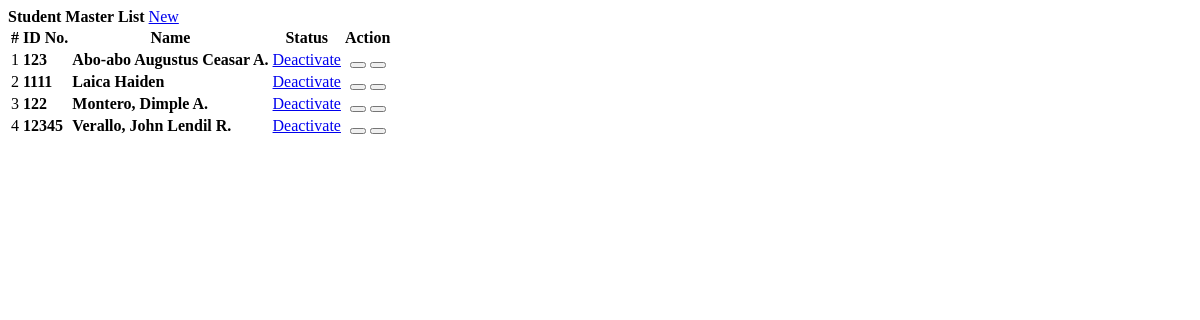
Page /students.php on the committed database.
### tables this page shows
CREATE TABLE `student` (
  `id` int(30) NOT NULL,
  `id_no` varchar(100) NOT NULL,
  `name` text NOT NULL,
  `date_created` datetime NOT NULL DEFAULT current_timestamp(),
  `status` tinyint(1) NOT NULL
);

### students.php (the view, shortened to what this page needs)
<?php include('db_connect.php');?>
<div class="container-fluid">
	<div class="col-lg-12">
		<div class="row">
			<div class="col-md-12">
				<div class="card">
					<div class="card-header">
						<b>Student Master List</b>
						<span class="float:right"><a class="btn btn-primary btn-block btn-sm col-sm-2 float-right" href="javascript:void(0)" id="new_student">
					<i class="fa fa-plus"></i> New
				</a></span>
					</div>
					<div class="card-body">
						<table class="table table-condensed table-bordered table-hover">
							<thead>
								<tr>
									<th class="text-center">#</th>
									<th class="text-center">ID No.</th>
									<th class="text-center">Name</th>
									<th class="text-center">Status</th>
									<th class="text-center">Action</th>
								</tr>
							</thead>
							<tbody>
								<?php
								$i = 1;
								$student = $conn->query("SELECT * FROM student order by name asc ");
								while($row=$student->fetch_assoc()):
								?>
								<tr>
									<td class="text-center"><?php echo $i++ ?></td>
									<td>
										<p> <b><?php echo $row['id_no'] ?></b></p>
									</td>
									<td>
										<p> <b><?php echo ucwords($row['name']) ?></b></p>
									</td>
									<td class="status">
										<?php
										if ($row['status']==1){
											echo '<p><a href="status.php?id='.$row['id']. '&status=0" class="btn btn-success">Activate</a></p>';
										}
										else {
											echo '<p><a href="status.php?id='.$row['id']. '&status=1" class="btn btn-danger">Deactivate</a></p>';
										}
										?>
										</td>
									<td class="action">
									<button class="btn btn-sm btn-outline-primary edit_student" type="button" data-id="<?php echo $row['id'] ?>" ><i class="fa fa-edit"></i></button>
									<button class="btn btn-sm btn-outline-danger delete_student" type="button" data-id="<?php echo $row['id'] ?>"><i class="fa fa-trash"></i></button>
								</tr>
								<?php endwhile; ?>
							</tbody>
						</table>
					</div>
				</div>
			</div>
		</div>
	</div>
</div>

### students.php (style rules this page uses)
td { vertical-align: middle !important; }
td p { margin: unset }
.status { text-align:center }
.action { text-align:center }

### rows in the picture
student: id_no "123", name "Abo-abo Augustus Ceasar A."
student: id_no "1111", name "Laica Haiden"
student: id_no "122", name "Montero, Dimple A."
student: id_no "12345", name "Verallo, John Lendil R."
